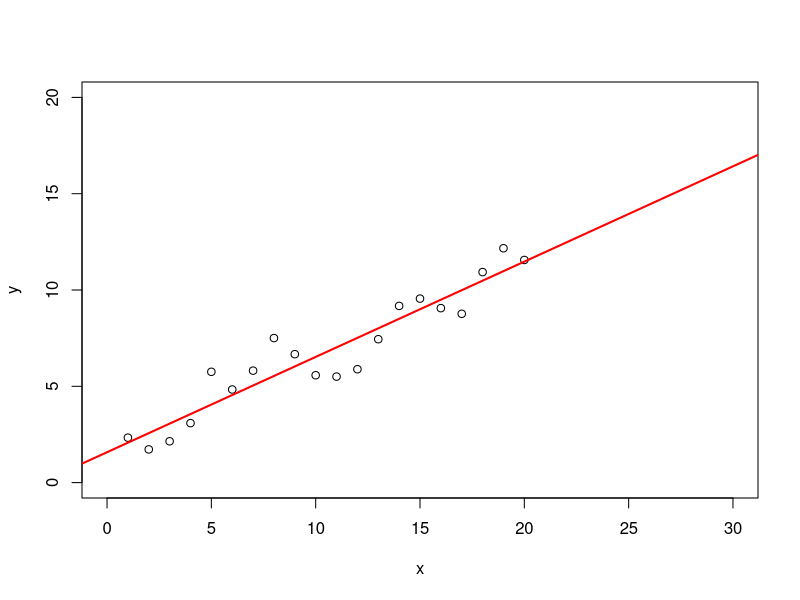
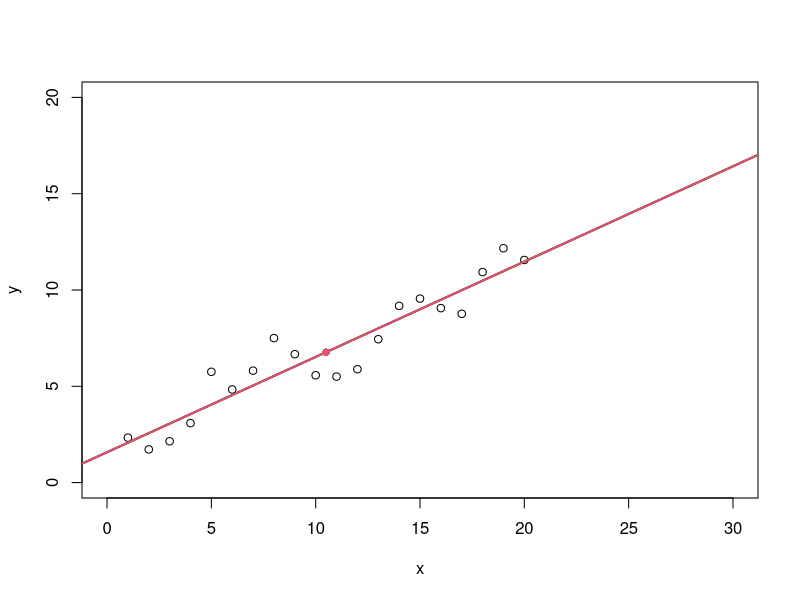
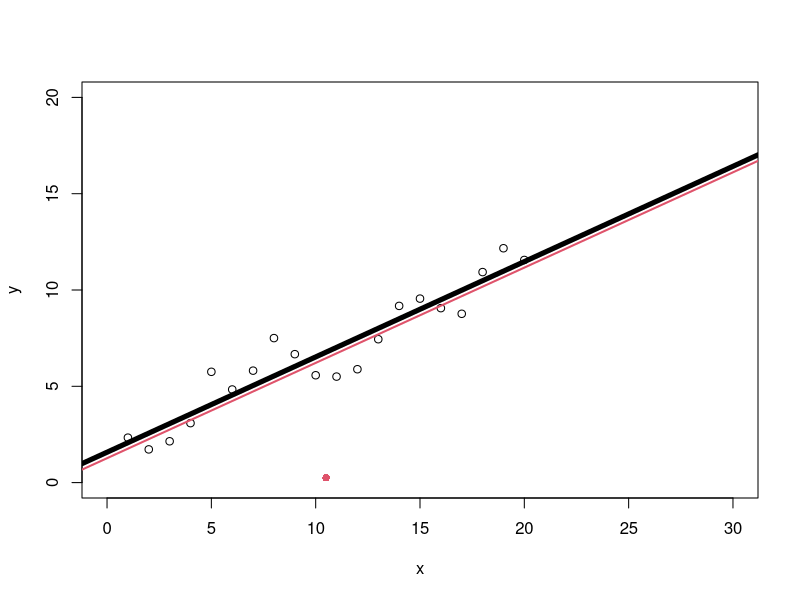
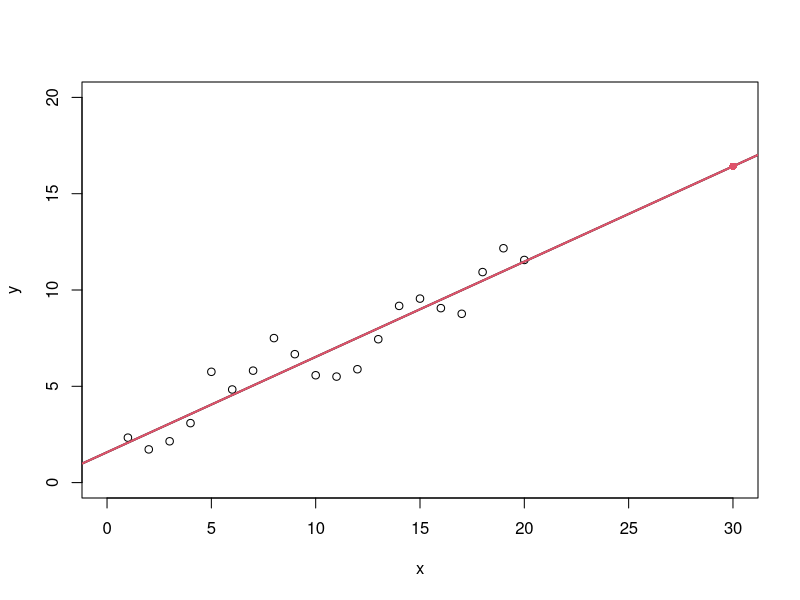
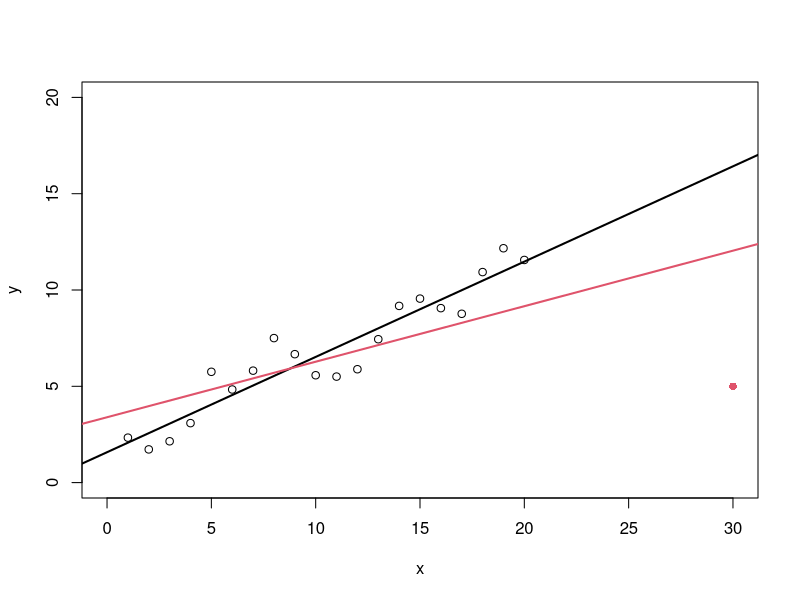
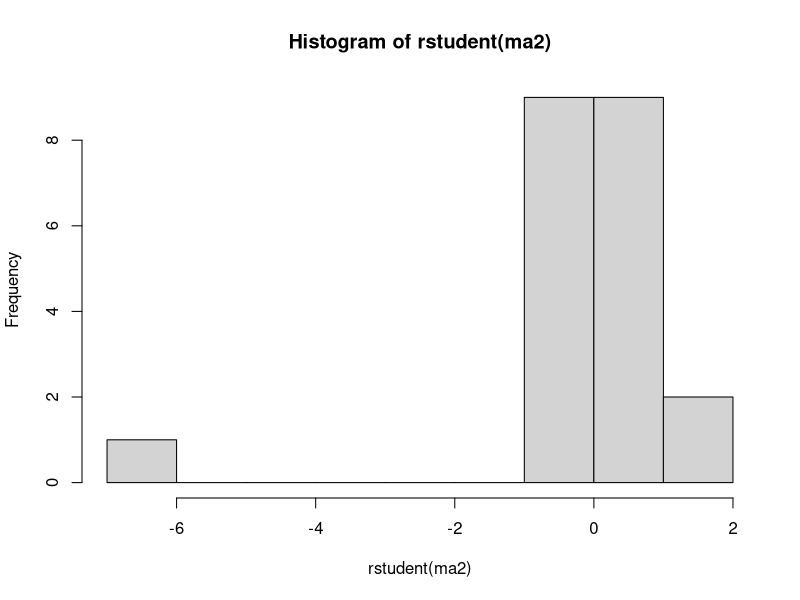
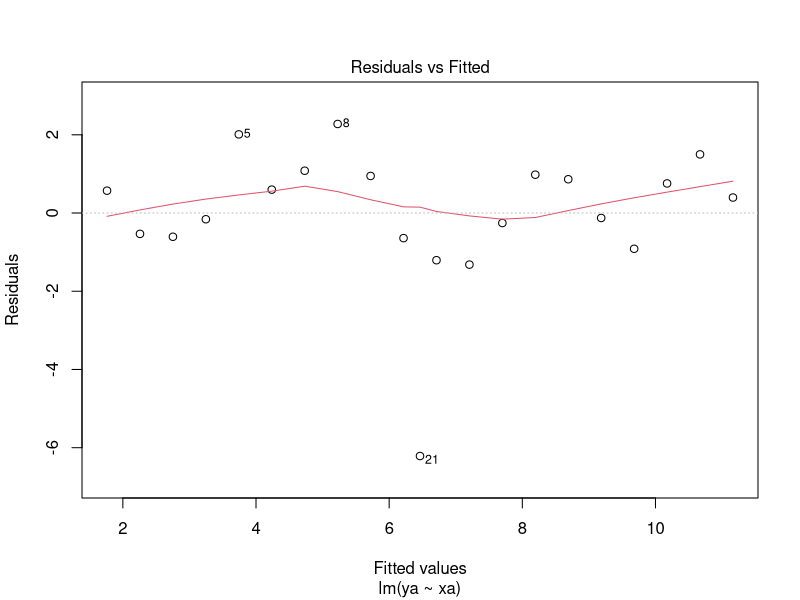
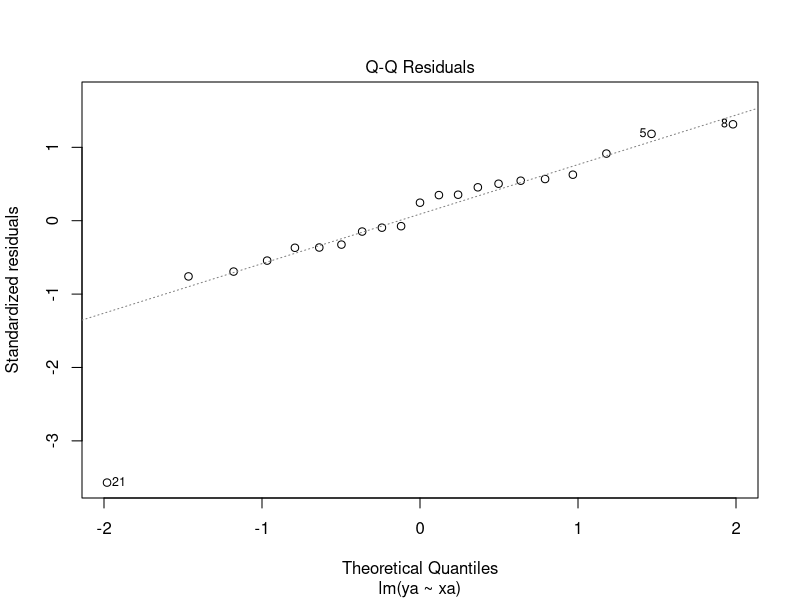

Recreate these plots in R, in order.
#### Regresión múltiple ####
# Juan Llivisaca - Marzo 2025

# Iniciamos ---------------------------------------------------------------

#DIAGNOSIS DE DATOS ATIPICOS O INFLUYENTES
set.seed(123456)
x<-1:20
y<-1+0.5*x+rnorm(20,mean=0,sd=1)
plot(y~x,xlim=c(0,30),ylim=c(0,20))
m1<-lm(y~x)
abline(m1,lwd=2, col="red")

#CASO 1: anadir un punto en el centro de gravedad de los datos
x0<-mean(x)#media de x
y0<-mean(y)#media de y
xa<-c(x,x0)#vector ampliado de x
ya<-c(y,y0)#vector ampliado de y
ma1<-lm(ya~xa)
summary(ma1)

# En la grafica
plot(y~x,xlim=c(0,30),ylim=c(0,20))#puntos originales
abline(m1,lwd=2) #ajuste inicial
points(x0,y0,pch=16,col=2) #anadimos el nuevo punto
abline(ma1,lwd=2, col=2)#anadimos nuevo ajuste
summary(m1)
summary(ma1)
#las estimaciones se mantienen pero,
#los valores de la varianza y los errores tipicos se reducen
# el segundo modelo es mejor

#CASO 2: anadir un punto con x=mean, y= valor bajo
x0<-mean(x)#media de x
y0<-0.25#valor muy bajo
xa<-c(x,x0)#vector ampliado de x
ya<-c(y,y0)#vector ampliado de y
ma2<-lm(ya~xa)

# En la grafica
plot(y~x,xlim=c(0,30),ylim=c(0,20))#puntos originales
abline(m1,lwd=5) #ajuste inicial
points(x0,y0,pch=16,col=2) #anadimos el nuevo punto
abline(ma2,lwd=2, col=2)#anadimos nuevo ajuste
#vemos que la pendiente no se ve afectada, porque el punto 
#esta en la media de X
#este valor es ATIPICO pero no es influyente

#CASO 3: anadir un punto "en el modelo" pero lejos de los datos
x0<-30 # es un valor muy alto en x
y0<-predict(m1,data.frame(x=x0)) #Y es atipico, pero que responde al modelo
xa<-c(x,x0)#vector ampliado de x
ya<-c(y,y0)#vector ampliado de y
ma3<-lm(ya~xa)
# En la grafica
plot(y~x,xlim=c(0,30),ylim=c(0,20))#puntos originales
abline(m1,lwd=2) #ajuste inicial
points(x0,y0,pch=16,col=2) #anadimos el nuevo punto
abline(ma3,lwd=2, col=2)#anadimos nuevo ajuste
# la recta no cambia, porque aunque es dato atipico, 
# mantiene la tendencia

#CASO 4: anadir un punto TEMIBLE
x0<-30 # es un valor muy alto en x
y0<-5 #Y es un valor MUY bajo en Y
xa<-c(x,x0)#vector ampliado de x
ya<-c(y,y0)#vector ampliado de y
ma4<-lm(ya~xa)
# En la grafica
plot(y~x,xlim=c(0,30),ylim=c(0,20))#puntos originales
abline(m1,lwd=2) #ajuste inicial
points(x0,y0,pch=16,col=2) #anadimos el nuevo punto
abline(ma4,lwd=2, col=2)#anadimos nuevo ajuste
#vemos que la pendiente SI se ve afectada, 
# porque el punto esta lejos de la media de X
#este valor es ATIPICO y ES INFLUYENTE

#CALCULO DE LEVERAGE
n<-21
4/n # este es el nivel maximo de leverage
#calculamos los leverage de los datos
hat(model.matrix(ma2))#todos son menores a 4/n, no hay datos preocupantes
hat(model.matrix(ma3))#el ultimo es alto
hat(model.matrix(ma4))#el ultimo es alto e igual al anterior porque el x es el mismo
#OJO el leverge solo depende de X y de la media de X

#CALCULO DE RESIDUOS ESTANDARIZADOS
residuals(ma2) #residuos normales
rstandard(ma2) #residuos estandarizados (con estos se debn hacer las pruebas de validez) 
#Un dato es atipico si los resid estandarizados salen de [-2,2]
rstudent(ma2) #residuos estudentizados.. son mejores para detectar atipicos. 
hist(rstudent(ma2)) #son atipicos si estan fuera de[-2,2]

#DISTANCIAS DE COOK
# Las distancias de Cook son una medida utilizada en el análisis de regresión 
# para evaluar la influencia de cada observación en los resultados del modelo.
# Estas distancias miden cómo cambian los parámetros del modelo de regresión 
# cuando se excluye una observación particular del conjunto de datos.
# En otras palabras, las distancias de Cook indican cuánto cambian las estimaciones 
# de los coeficientes de regresión y otras métricas del modelo (como el coeficiente de determinación) 
# cuando una observación individual se excluye del análisis. 
# Una distancia de Cook grande para una observación sugiere que esa observación tiene una influencia significativa en el modelo.
plot(ma2) #ahi salen los graficos dando click paso a paso
plot(ma4)
# Las distancias de Cook se utilizan para identificar observaciones atípicas o influentes 
# en un modelo de regresión. Si una distancia de Cook es mucho mayor que 1, se considera que 
# la observación correspondiente tiene una influencia sustancial en el modelo
cooks.distance(ma4)# el ultimo valor es de 4.734 (muy alto)


